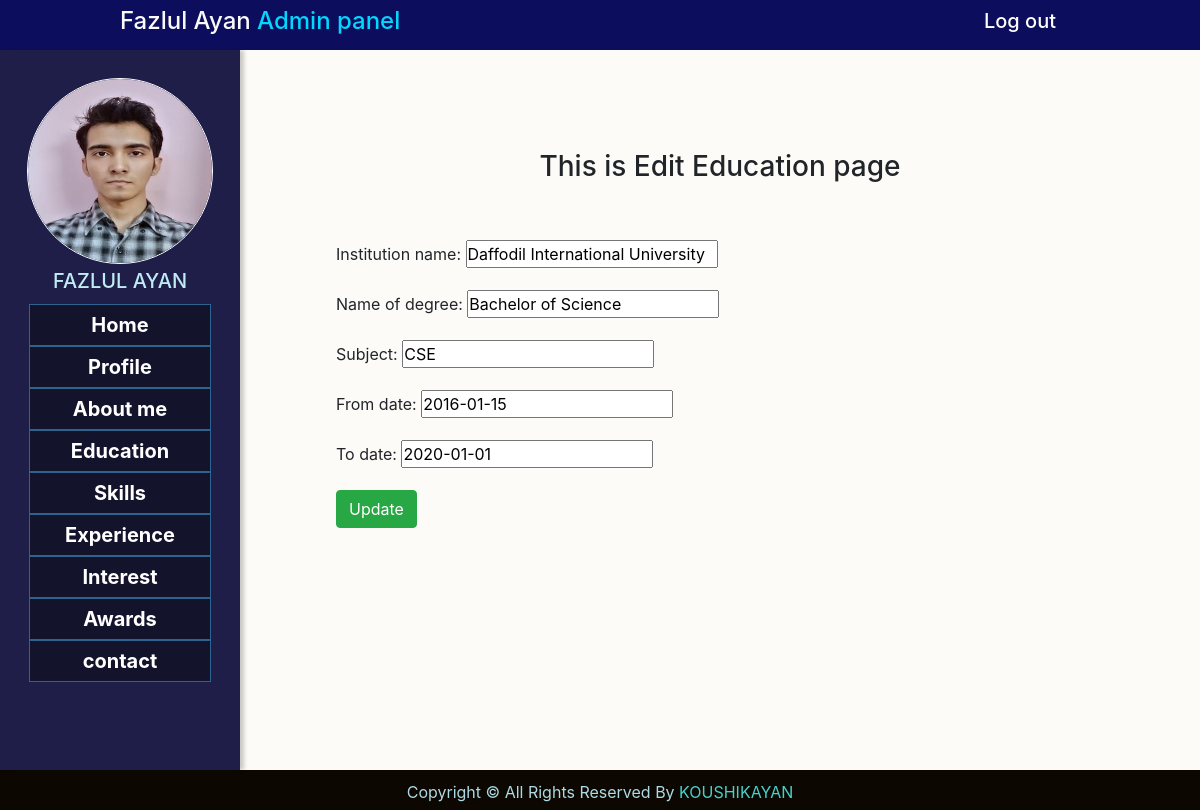
Page /c-edit-education/13 (signed in) on the committed database.
### portfolioapp/models.py (models this page shows, shortened)
class Profile(models.Model):
    user = models.OneToOneField(User, primary_key = True, on_delete = models.CASCADE)
    name = models.CharField(max_length = 50)
    image = models.ImageField()

class Education(models.Model):
    user = models.ForeignKey(User,  on_delete = models.CASCADE)
    institution_name = models.CharField(max_length = 50)
    name_of_degree = models.CharField(max_length = 50)
    subject = models.CharField(max_length = 50, blank = True, null = True)
    from_date = models.DateField()
    to_date = models.DateField()

### portfolioapp/views.py (the view)
# urls.py: path('c-edit-education/<int:id>', c_edit_education, name= 'c-edit-education'),
def c_edit_education(request, id):
    profile = Profile.objects.get(user = request.user)
    if request.method == 'POST':
        pi = Education.objects.get(pk = id)
        form = EducationForm(request.POST, instance = pi)
        if form.is_valid():
            form = form.save(commit = False)
            form.user = request.user
            form.save()
            return redirect('/c-edit-list-education')
    else:
        pi = Education.objects.get(pk = id)
        form = EducationForm(instance = pi)
        context = {'form': form, 'profile': profile}
        return render(request,'c_edit_education.html', context)

### portfolioapp/forms.py
class EducationForm(ModelForm):
    class Meta:
        model = Education
        exclude = ('user',)

### templates/c_edit_education.html (shortened to what this page needs)
{% extends 'c_base.html' %}
{% load static %}
{% block profile %}
    <img style="align-content: center; border: 1px solid white; " src="{{ profile.image.url}}" alt="This is profile picture">
{% endblock %}
{% block profileName %}
        <h5 style="text-transform: uppercase;">{{profile.name}}</h5>
{% endblock %}
{% block content %}
    <h3 style="text-align: center; padding-top: 100px;">This is Edit Education page</h3> <br> <br>
    <form action="" method="POST">
        <table>
            {{ form.as_p}}
        </table>
        <button type="submit" class="btn btn-success">Update</button>
    </form>
{% endblock %}
{% block rightsname %}
    {{user.username}}
{% endblock %}

### templates/c_base.html (shortened to what this page needs)
{% load static %}
<!doctype html>
<html lang="en">
  <head>
    <link rel="stylesheet" href="https://stackpath.bootstrapcdn.com/bootstrap/4.5.2/css/bootstrap.min.css">
    <link rel="stylesheet" href="{% static 'css/c_style.css' %}">
  </head>
  <body>
    <div class="body">
        <div class="header">
            <div class="left-header">
                {% if user.is_authenticated %}
                    <a style="text-decoration-line: none;" href="c-admin-home"><h4>{{ profile.name}}<span> Admin panel</span></h4></a>
                {% endif %}
            </div>
            <div class="right-header">
                <a style="text-decoration-line: none;" href="{% url 'login' %}"><h5>Log out</h5></a>
            </div>
        </div>
        <div class="content">
            <div class="navbar">
                <div class="nav-top">
                    {% block profile %}
                    {% endblock %}
                </div>
                <div class="profile-name">
                    {% block profileName %}
                    {% endblock %}
                </div>
                <div class="navlist">
                    <ul>
                        <li><a style="text-decoration-line: none;" href="{% url 'c-admin-home' %}">Home</a></li>
                        <li><a style="text-decoration-line: none;" href="{% url 'c-profile' %}">Profile</a></li>
                        <li><a style="text-decoration-line: none;" href="{% url 'c-about-me' %}">About me</a></li>
                        <li><a style="text-decoration-line: none;" href="{% url 'c-education' %}">Education</a></li>
                        <li><a style="text-decoration-line: none;" href="{% url 'c-skill' %}">Skills</a></li>
                        <li><a style="text-decoration-line: none;" href="{% url 'c-experience' %}">Experience</a></li>
                        <li><a style="text-decoration-line: none;" href="{% url 'c-interest' %}">Interest</a></li>
                        <li><a style="text-decoration-line: none;" href="{% url 'c-award' %}">Awards</a></li>
                        <li><a style="text-decoration-line: none;" href="{% url 'c-contact' %}">contact</a></li>
                    </ul>
                </div>
            </div>
            <div class="right-content">
                <div class="top">
                    <div class="m_top">
                        {% block content %}
                        {% endblock %}
                    </div>
                </div>
            </div>
        </div>
        <div class="footer">
            <p>Copyright © All Rights Reserved By
                <span style="text-transform: uppercase;">
                    {% block rightsname %}
                    {% endblock %}
                </span></p>
        </div>
    </div>
  </body>
</html>

### static/css/c_style.css (style rules this page uses)
* { margin: 0; padding: 0; }
.body { width: 1200px; height: 100vh; margin: auto; box-shadow: 0 4px 8px 0 rgba(0, 0, 0, 0.2), 0 6px 20px 0 rgba(0, 0, 0, 0.19); }
.header { align-items: center; display: flex; height: 50px; background-color: rgb(13, 13, 94); }
.left-header { width: 70%; padding-left: 10%; color: white; }
.left-header a h4 { color: rgb(250, 250, 250); }
.left-header span { color: #03D7FD; }
.right-header { width: 30%; text-align: center; color: white; font-weight: 400; }
.right-header a h5 { color: rgb(255, 255, 255); }
.content { background-color:rgb(253 251 247); height:90%; display: flex; }
.navbar { height: 100%; width: 20%; background-color: #1E1E48; box-shadow: 4px 0 4px 0 rgba(0, 0, 0, 0.2); }
.nav-top { width: 100%; height: 30%; }
.nav-top img { width: 186px; height: 186px; display: block; margin: auto; border-radius: 50%; margin-top:20px; }
.profile-name { height: 5%; width: 100%; margin: auto; color: rgb(192, 235, 243); font-size: 800px; }
.profile-name h5 { text-align: center; }
.navlist { height: 65%; margin: auto; text-align: center; }
.navlist li { background-color: rgb(19 19 43); list-style: none; border: .0010px solid rgb(46, 99, 143); }
.navlist li a { padding: 0 35px; display: block; line-height: 40px; color: white; font-weight: bold; font-size: 20px; }
.right-content { width: 80%; height: 100%; }
.top { height: 80%; width: 100%; margin: 0 auto; }
.m_top { width: 80%; margin: auto; overflow: scroll; }
.footer { height:5%; background-color: rgb(12, 8, 1); color: #addae4; }
.footer p { text-align: center; padding-top: 10px; }
.footer p span { color: mediumturquoise; }

### rows in the picture
Education: institution_name "Daffodil International University", name_of_degree "Bachelor of Science", subject "CSE", from_date "2016-01-15", to_date "2020-01-01"

### other values in the picture
{{ user.username }} "KOUSHIKAYAN"
